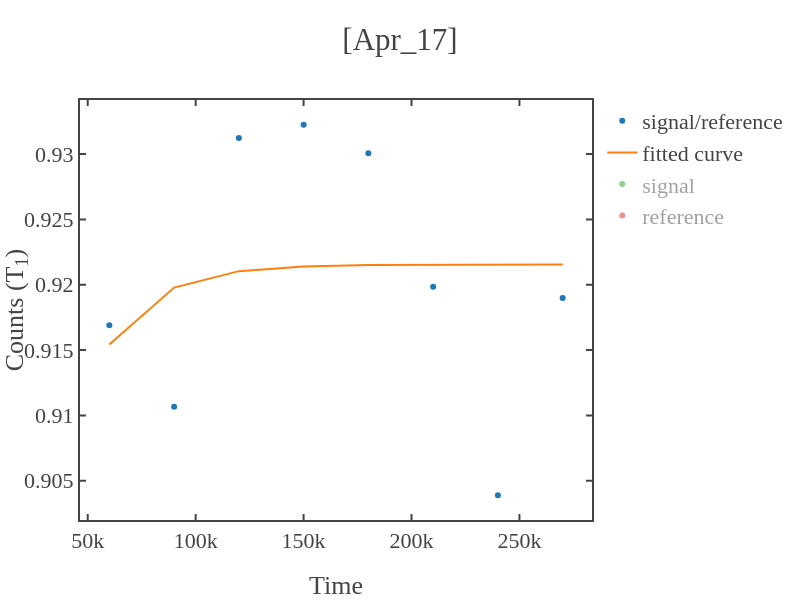

The notebook cell this image was saved under:
### Code cell
# loading the data 
load_data = dict(np.load(total_path))
time_axis,signal_photon,reference_samples,signal_samples = data_to_time_signal(load_data,samples,first=first_sig_ref)


x=time_axis[2:]
y=signal_photon[2:]
guess_parameters = np.array([0.7,1,100e3])  # input these paramters(serially) with your guess  
fitting_function = 'exp'   # y0+y_max*np.exp(-x/tau)
fitting_range = False   # for x-axis 

# fitting the data
x_fit,y_fit,coefficient,error_bars = fit_func(x,y,fit_range=fitting_range,func=fitting_function,guess_params=guess_parameters) 
if len(str(int(coefficient[2])))>7 or coefficient[2]<0:
    print('Fitted lifetime seems too long (more than 10ms) or negative.')
    print('If not expected for T1 exp, retry with increasing or decreasing the evolution time of the sequence.')
# plotting the data 
fig1 = simple_plot(x,y,show=False,x_name = "Time",y_name = "Counts (T<sub>1</sub>)",mode='markers',title=f'{date}',curve_name='signal/reference')
fig2 = simple_plot(x_fit,y_fit,show=False,x_name = "Time",y_name = "Counts (T<sub>1</sub>)",mode='lines',title=f'{date}',curve_name='fitted curve')
fig3 = simple_plot(x,signal_samples[1:],show=False,x_name = "Time",y_name = "Counts (T<sub>1</sub>)",mode='markers',title=f'{date}',curve_name='signal')
fig4 = simple_plot(x,reference_samples[1:],show=False,x_name = "Time",y_name = "Counts (T<sub>1</sub>)",mode='markers',title=f'{date}',curve_name='reference')

add_figures([fig1,fig2,fig3,fig4],show=True,x_name = "Time",y_name = "Counts (T<sub>1</sub>)",title=f'[{date}]')

### Figure 1 — Plotly figure (JSON) as saved in the notebook; plotly's stock layout.template omitted (floating-point values rounded to 4 significant figures)
{"data": [{"mode": "markers", "name": "signal/reference", "showlegend": true, "type": "scatter", "visible": true, "x": [60020, 90020, 120020, 150020, 180020, 210020, 240020, 270020], "y": [0.9169, 0.9107, 0.9312, 0.9322, 0.9301, 0.9198, 0.9039, 0.919]}, {"mode": "lines", "name": "fitted curve", "showlegend": true, "type": "scatter", "visible": true, "x": [60020, 90020, 120020, 150020, 180020, 210020, 240020, 270020], "y": [0.9154, 0.9198, 0.921, 0.9214, 0.9215, 0.9215, 0.9216, 0.9216]}, {"mode": "markers", "name": "signal", "showlegend": true, "type": "scatter", "visible": "legendonly", "x": [60020, 90020, 120020, 150020, 180020, 210020, 240020, 270020], "y": [0.01945, 0.022, 0.01974, 0.02175, 0.02224, 0.01857, 0.02184, 0.02245, 0.02424]}, {"mode": "markers", "name": "reference", "showlegend": true, "type": "scatter", "visible": "legendonly", "x": [60020, 90020, 120020, 150020, 180020, 210020, 240020, 270020], "y": [0.02098, 0.02399, 0.02168, 0.02336, 0.02386, 0.01997, 0.02375, 0.02483, 0.02637]}], "layout": {"height": 600, "title": {"text": "[Apr_17]"}, "width": 800, "xaxis": {"autorange": true, "range": [46420.0, 283600.0], "title": {"text": "Time"}, "type": "linear"}, "yaxis": {"autorange": true, "range": [0.902, 0.9341], "title": {"text": "Counts (T<sub>1</sub>)"}, "type": "linear"}}}
